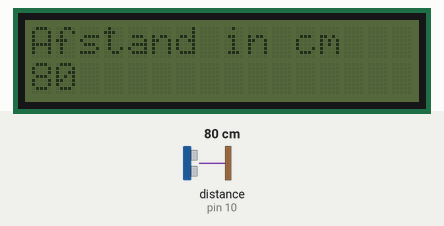
Bench run of a sketch on a simulated Arduino Uno, built with avr-gcc and run on an emulated ATmega328P. Parts: 16×2 character LCD. Inputs (shaded band) come from the test bench; at power-on: distance to the obstacle (sensor on pin 10) 80 cm. The echo pulse lasts 58.3 µs per cm.

Above: at 3.2 s.
3.3 s: distance to the obstacle (sensor on pin 10) set to 2 cm
At 4.3 s:
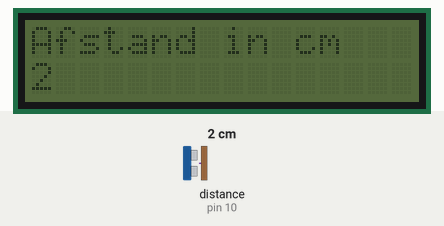
5.1 s: distance to the obstacle (sensor on pin 10) set to 4 cm
At 5.6 s:
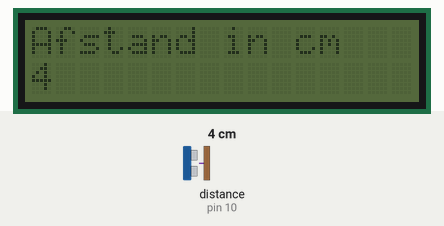
6.6 s: distance to the obstacle (sensor on pin 10) set to 9 cm
At 8.0 s:
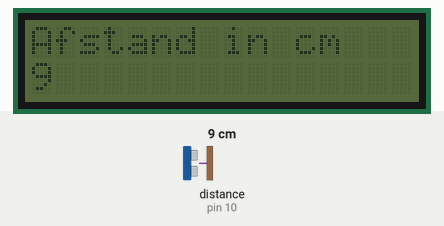
Timing chart, 0 to 9.6 s (numbered marks = the images above; inputs shaded):
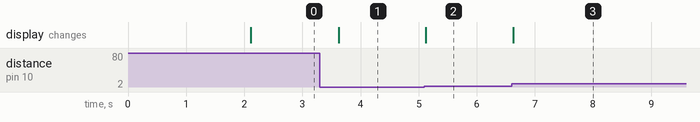

Measured:
- after the input at 3.3 s, the display: changes after 0.32 s (image 1)
- after the input at 5.1 s, the display: changes at once (image 2)
- after the input at 6.6 s, the display: changes at once (image 3)

The sketch:

4_Ultrasone_afstandsmeting.ino
```cpp
#include <NewPing.h>
#define TRIGGER_PIN  9    // Arduino pin tied to trigger pin on the ultrasonic sensor.
#define ECHO_PIN     10   // Arduino pin tied to echo pin on the ultrasonic sensor.
#define MAX_DISTANCE 200 // Maximum distance in cm. Maximum distance is 400-500 cm.
NewPing sonar(TRIGGER_PIN, ECHO_PIN, MAX_DISTANCE);
int afstand = 0;

const int Measure_Period = 500;          // Update measurement every 500 msec. 29ms should be the shortest delay between pings.
unsigned long time_to_Measure = 0;

#include <Wire.h>
#include <LiquidCrystal_PCF8574.h>

LiquidCrystal_PCF8574 MyDisplay(0x27);  // Set the MyDisplay I2C address

void setup() {
  MyDisplay.begin(16, 2);
  MyDisplay.print("Ultrasoon");
  delay(2000);
  MyDisplay.setCursor(0, 0);
  MyDisplay.print("Afstand in cm   ");
}

void loop() {
  Ultrasoon_Meting();
}

void Ultrasoon_Meting() {
  if ((millis() - time_to_Measure) > Measure_Period)  {
    afstand = sonar.ping() / 58; // Send ping, get ping time, convert microseconds to cm.
    time_to_Measure = millis();
    MyDisplay.setCursor(0, 1);
    MyDisplay.print("               ");
    MyDisplay.setCursor(0, 1);
    MyDisplay.print(afstand);
  }
}
```
